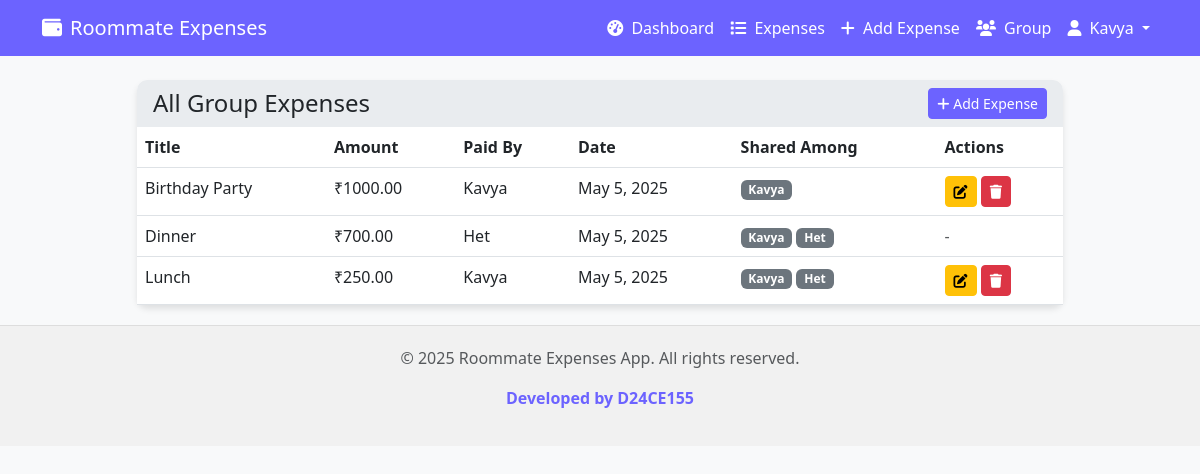
/expenses/expenses/ (signed in), run on the app's committed database.
### expenses/models.py (models this page shows, shortened)
class Expense(models.Model):
    title = models.CharField(max_length=200)
    amount = models.DecimalField(max_digits=10, decimal_places=2)
    paid_by = models.ForeignKey(User, on_delete=models.CASCADE, related_name='paid_expenses')
    date = models.DateField(auto_now_add=True)
    shared_among = models.ManyToManyField(User, related_name='shared_expenses')
    group = models.ForeignKey(Group, on_delete=models.CASCADE, related_name='expenses')
    created_at = models.DateTimeField(auto_now_add=True)
    class Meta:
        ordering = ['-date']

### expenses/views.py (the view)
# urls.py: path('expenses/', views.expense_list, name='expense_list'),
@login_required
def expense_list(request):
    if not request.user.profile.group:
        messages.info(request, "You need to create or join a group first.")
        return redirect('group_setup')
    group = request.user.profile.group
    expenses = Expense.objects.filter(group=group).order_by('-date')
    return render(request, 'expenses/expense_list.html', {
        'expenses': expenses,
        'group': group
    })

### templates/expenses/expense_list.html (shortened to what this page needs)
{% extends 'base.html' %}
{% block content %}
<div class="row justify-content-center">
    <div class="col-lg-10">
        <div class="card">
            <div class="card-header d-flex justify-content-between align-items-center">
                <h4 class="mb-0">All Group Expenses</h4>
                <a href="{% url 'add_expense' %}" class="btn btn-primary btn-sm"><i class="fas fa-plus"></i> Add Expense</a>
            </div>
            <div class="card-body p-0">
                {% if expenses %}
                    <table class="table mb-0">
                        <thead>
                            <tr>
                                <th>Title</th>
                                <th>Amount</th>
                                <th>Paid By</th>
                                <th>Date</th>
                                <th>Shared Among</th>
                                <th>Actions</th>
                            </tr>
                        </thead>
                        <tbody>
                            {% for expense in expenses %}
                                <tr>
                                    <td>{{ expense.title }}</td>
                                    <td>₹{{ expense.amount }}</td>
                                    <td>{{ expense.paid_by.username }}</td>
                                    <td>{{ expense.date }}</td>
                                    <td>
                                        {% for user in expense.shared_among.all %}
                                            <span class="badge bg-secondary">{{ user.username }}</span>
                                        {% endfor %}
                                    </td>
                                    <td>
                                        {% if expense.paid_by == user %}
                                            <a href="{% url 'edit_expense' expense.id %}" class="btn btn-sm btn-warning"><i class="fas fa-edit"></i></a>
                                            <a href="{% url 'delete_expense' expense.id %}" class="btn btn-sm btn-danger"><i class="fas fa-trash"></i></a>
                                        {% else %}
                                            <span class="text-muted">-</span>
                                        {% endif %}
                                    </td>
                                </tr>
                            {% endfor %}
                        </tbody>
                    </table>
                {% else %}
                    <p class="p-3">No expenses found. <a href="{% url 'add_expense' %}">Add an expense</a>.</p>
                {% endif %}
            </div>
        </div>
    </div>
</div>
{% endblock %}

### templates/base.html (shortened to what this page needs)
<!DOCTYPE html>
<html lang="en">
<head>
    <link href="https://cdn.jsdelivr.net/npm/bootstrap@5.3.0-alpha1/dist/css/bootstrap.min.css" rel="stylesheet">
    <link rel="stylesheet" href="https://cdnjs.cloudflare.com/ajax/libs/font-awesome/6.0.0/css/all.min.css">
</head>
<body>
    <nav class="navbar navbar-expand-lg navbar-dark bg-primary fixed-top">
        <div class="container">
            <a class="navbar-brand" href="{% url 'dashboard' %}">
                <i class="fas fa-wallet me-2"></i>Roommate Expenses
            </a>
            <div class="collapse navbar-collapse" id="navbarNav">
                <ul class="navbar-nav ms-auto">
                    {% if user.is_authenticated %}
                        {% if user.profile.group %}
                            <li class="nav-item">
                                <a class="nav-link" href="{% url 'dashboard' %}">
                                    <i class="fas fa-tachometer-alt me-1"></i> Dashboard
                                </a>
                            </li>
                            <li class="nav-item">
                                <a class="nav-link" href="{% url 'expense_list' %}">
                                    <i class="fas fa-list me-1"></i> Expenses
                                </a>
                            </li>
                            <li class="nav-item">
                                <a class="nav-link" href="{% url 'add_expense' %}">
                                    <i class="fas fa-plus me-1"></i> Add Expense
                                </a>
                            </li>
                            <li class="nav-item">
                                <a class="nav-link" href="{% url 'view_group' %}">
                                    <i class="fas fa-users me-1"></i> Group
                                </a>
                            </li>
                        {% else %}
                            <li class="nav-item">
                                <a class="nav-link" href="{% url 'group_setup' %}">
                                    <i class="fas fa-users me-1"></i> Join/Create Group
                                </a>
                            </li>
                        {% endif %}
                        <li class="nav-item dropdown">
                            <a class="nav-link dropdown-toggle" href="#" id="navbarDropdown" role="button"
                               data-bs-toggle="dropdown" aria-expanded="false">
                                <i class="fas fa-user me-1"></i> {{ user.username }}
                            </a>
                        </li>
                    {% endif %}
                </ul>
            </div>
        </div>
    </nav>
    <div class="container mt-4">
        {% block content %}{% endblock %}
    </div>
    <footer class="footer mt-auto">
        <div class="container">
            <p class="text-muted">&copy; {% now "Y" %} Roommate Expenses App. All rights reserved.</p>
            <p class="developer-credit">Developed by D24CE155</p>
        </div>
    </footer>
</body>
</html>

### templates/base.html (style rules this page uses)
body { background-color: #f8f9fa; padding-top: 56px; }
.navbar { background-color: #6c63ff !important; }
.navbar-brand, .nav-link { color: white !important; }
.card { box-shadow: 0 4px 6px rgba(0, 0, 0, 0.1); border-radius: 10px; border: none; margin-bottom: 20px; }
.card-header { background-color: #e9ecef; border-bottom: none; border-radius: 10px 10px 0 0 !important; }
.btn-primary { background-color: #6c63ff; border-color: #6c63ff; }
.footer { margin-top: 50px; padding: 20px 0; text-align: center; background-color: #f1f1f1; border-top: 1px solid #ddd; }
.developer-credit { font-weight: 600; color: #6c63ff; margin-top: 8px; }

### data on the page
Expense: title "Birthday Party", amount "1000.00", paid_by.username "Kavya", date "May 5, 2025"
Expense: title "Dinner", amount "700.00", paid_by.username "Het", date "May 5, 2025"
Expense: title "Lunch", amount "250.00", paid_by.username "Kavya", date "May 5, 2025"

### other printed values
{{ user.username }} "Kavya"
{{ user.username }} "Het"
